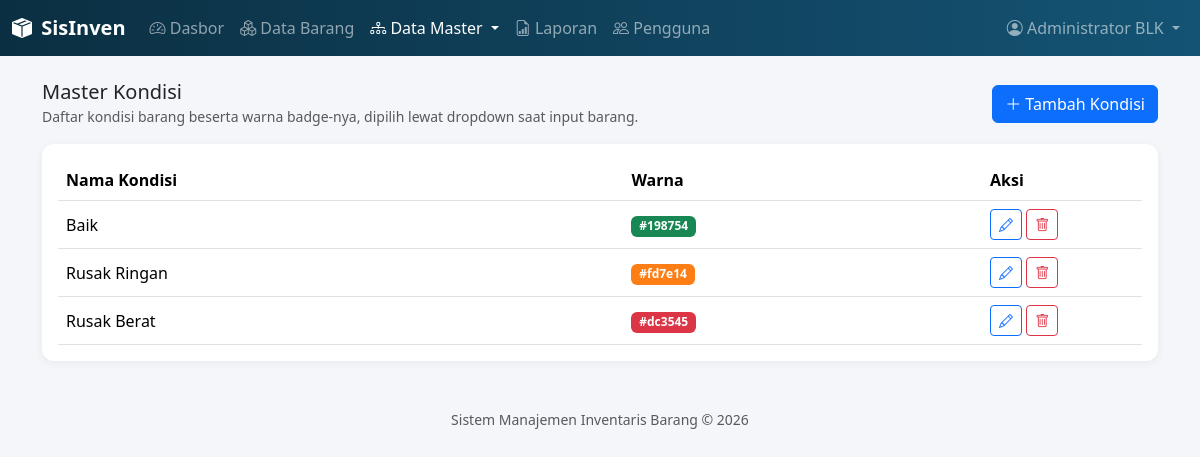
/master/kondisi.php (signed in), run on the app's committed database.
### tables this page shows
CREATE TABLE `kondisi_barang` (
  `id` int(11) NOT NULL,
  `nama_kondisi` varchar(50) NOT NULL,
  `kode_warna` varchar(7) NOT NULL DEFAULT '#6c757d',
  `created_at` datetime DEFAULT current_timestamp()
);

### includes/functions.php (called while the page is built, shortened)
<?php
function amankan($teks) {
    return htmlspecialchars($teks ?? '', ENT_QUOTES, 'UTF-8');
}

### master/kondisi.php (the view, shortened to what this page needs)
<?php
require_once __DIR__ . '/../includes/functions.php';
$pdo = getKoneksi();
$daftar = $pdo->query('SELECT * FROM kondisi_barang ORDER BY id')->fetchAll();
require_once __DIR__ . '/../includes/header.php';
?>
<div class="d-flex justify-content-between align-items-center mb-3">
  <div>
    <h5 class="mb-0">Master Kondisi</h5>
    <small class="text-muted">Daftar kondisi barang beserta warna badge-nya, dipilih lewat dropdown saat input barang.</small>
  </div>
  <button class="btn btn-primary" data-bs-toggle="modal" data-bs-target="#modalForm" onclick="bukaTambah()">
    <i class="bi bi-plus-lg"></i> Tambah Kondisi
  </button>
</div>
<div class="card p-3">
  <table class="table table-hover align-middle mb-0">
    <thead><tr><th>Nama Kondisi</th><th>Warna</th><th style="width:160px">Aksi</th></tr></thead>
    <tbody>
    <?php foreach ($daftar as $row): ?>
      <tr>
        <td><?= amankan($row['nama_kondisi']) ?></td>
        <td><span class="badge" style="background-color: <?= amankan($row['kode_warna']) ?>"><?= amankan($row['kode_warna']) ?></span></td>
        <td>
          <button class="btn btn-sm btn-outline-primary" onclick='bukaEdit(<?= json_encode($row) ?>)'><i class="bi bi-pencil"></i></button>
          <button class="btn btn-sm btn-outline-danger" onclick="hapus(<?= (int)$row['id'] ?>)"><i class="bi bi-trash"></i></button>
        </td>
      </tr>
    <?php endforeach; ?>
    </tbody>
  </table>
</div>
<?php require_once __DIR__ . '/../includes/footer.php'; ?>

### assets/css/style.css (style rules this page uses)
:root { --sisinven-primary: #145374; --sisinven-primary-dark: #0b2f42; --sisinven-accent: #00A8CC; }
body { background-color: #f4f6f9; font-family: 'Segoe UI', system-ui, sans-serif; }
.card { border: none; border-radius: 0.75rem; box-shadow: 0 2px 10px rgba(0,0,0,0.06); }

### data on the page
kondisi_barang: nama_kondisi "Baik", kode_warna "#198754"
kondisi_barang: nama_kondisi "Rusak Ringan", kode_warna "#fd7e14"
kondisi_barang: nama_kondisi "Rusak Berat", kode_warna "#dc3545"

### other printed values
amankan($_SESSION['nama_lengkap'] ?? '') "Administrator BLK"
